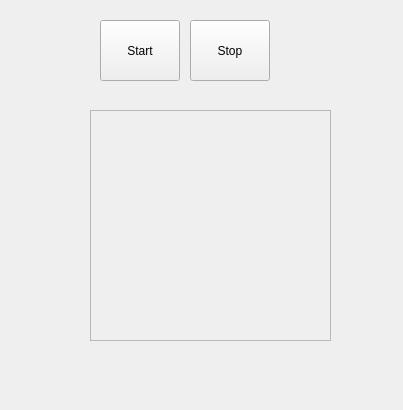
<?xml version="1.0" encoding="UTF-8"?>
<ui version="4.0">
 <class>MyWidget</class>
 <widget class="QWidget" name="MyWidget">
  <property name="geometry">
   <rect>
    <x>0</x>
    <y>0</y>
    <width>403</width>
    <height>410</height>
   </rect>
  </property>
  <property name="windowTitle">
   <string>MyWidget</string>
  </property>
  <widget class="QPushButton" name="startButton">
   <property name="geometry">
    <rect>
     <x>100</x>
     <y>20</y>
     <width>80</width>
     <height>61</height>
    </rect>
   </property>
   <property name="text">
    <string>Start</string>
   </property>
  </widget>
  <widget class="QPushButton" name="stopButton">
   <property name="geometry">
    <rect>
     <x>190</x>
     <y>20</y>
     <width>80</width>
     <height>61</height>
    </rect>
   </property>
   <property name="text">
    <string>Stop</string>
   </property>
  </widget>
  <widget class="DeviceCtlWidget" name="ctrlWidget">
   <property name="geometry">
    <rect>
     <x>90</x>
     <y>110</y>
     <width>241</width>
     <height>231</height>
    </rect>
   </property>
   <property name="frameShape">
    <enum>QFrame::StyledPanel</enum>
   </property>
   <property name="frameShadow">
    <enum>QFrame::Raised</enum>
   </property>
  </widget>
 </widget>
 <layoutdefault spacing="6" margin="11"/>
 <customwidgets>
  <customwidget>
   <class>DeviceCtlWidget</class>
   <extends>QFrame</extends>
   <header>devicectlwidget.h</header>
   <container>1</container>
  </customwidget>
 </customwidgets>
 <resources/>
 <connections/>
</ui>
